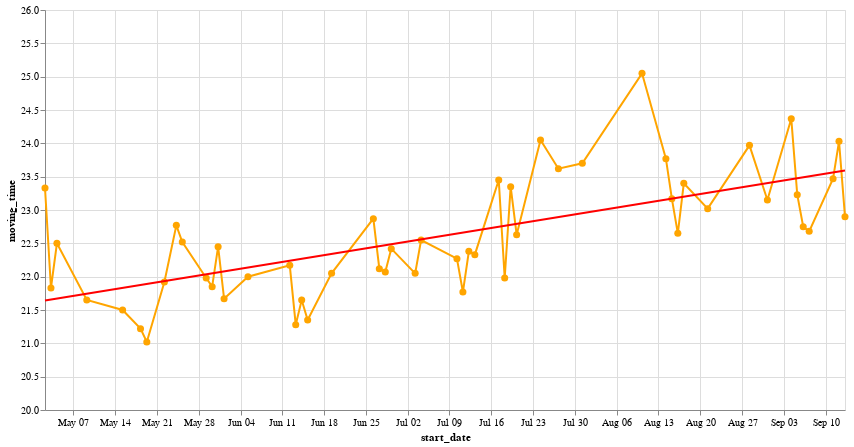

The code cell stored with this chart in its notebook:
### Code cell
chart2 = alt.Chart(dff).mark_line(color="orange", point={"filled": True, "size": 50, "color": "orange"}).encode(x=alt.X('start_date:T'), y=alt.Y('moving_time:Q', scale=alt.Scale(domain=[20, 26])), tooltip=['moving_time', alt.Tooltip('start_date:T')])
alt.layer(chart2, reg).properties(width=800, height=400)

### Figure 1 — Vega-Lite specification as saved in the notebook (floating-point values rounded to 4 significant figures)
{"config": {"view": {"continuousWidth": 400, "continuousHeight": 300}}, "layer": [{"mark": {"type": "line", "color": "orange", "point": {"filled": true, "size": 50, "color": "orange"}}, "encoding": {"tooltip": [{"field": "moving_time", "type": "quantitative"}, {"field": "start_date", "type": "temporal"}], "x": {"field": "start_date", "type": "temporal"}, "y": {"field": "moving_time", "scale": {"domain": [20, 26]}, "type": "quantitative"}}}, {"mark": {"type": "line", "color": "red"}, "encoding": {"color": {"condition": {"value": "green", "test": "(datum.moving_time > 22.61403846153846)"}, "value": "red"}, "tooltip": [{"field": "moving_time", "type": "quantitative"}, {"field": "start_date", "type": "temporal"}], "x": {"field": "start_date", "type": "temporal"}, "y": {"field": "moving_time", "scale": {"domain": [20, 26]}, "type": "quantitative"}}, "transform": [{"on": "start_date", "regression": "moving_time"}]}], "data": {"name": "data-63df192490d7432b0ccdcee84871611d"}, "height": 400, "width": 800, "$schema": "https://vega.github.io/schema/vega-lite/v4.17.0.json", "datasets": {"data-63df192490d7432b0ccdcee84871611d": [{"name": "Dpnk", "start_date": "2023-09-13T05:54:50Z", "distance": 8.79, "moving_time": 22.9, "elapsed_time": 22.9, "elev_gain": 119.5, "avg_speed": 23.03, "max_speed": 42.03}, {"name": "Dpnk", "start_date": "2023-09-12T05:53:44Z", "distance": 8.782, "moving_time": 24.03, "elapsed_time": 24.03, "elev_gain": 117.6, "avg_speed": 21.92, "max_speed": 44.05}, {"name": "Dpnk", "start_date": "2023-09-11T05:53:25Z", "distance": 8.816, "moving_time": 23.47, "elapsed_time": 23.47, "elev_gain": 117.6, "avg_speed": 22.54, "max_speed": 40.62}, {"name": "Dpnk", "start_date": "2023-09-07T05:55:30Z", "distance": 8.808, "moving_time": 22.68, "elapsed_time": 22.68, "elev_gain": 117.7, "avg_speed": 23.3, "max_speed": 47.32}, {"name": "Dpnk", "start_date": "2023-09-06T05:58:01Z", "distance": 8.815, "moving_time": 22.75, "elapsed_time": 22.75, "elev_gain": 118.0, "avg_speed": 23.25, "max_speed": 40.19}, {"name": "Dpnk", "start_date": "2023-09-05T05:56:56Z", "distance": 8.821, "moving_time": 23.23, "elapsed_time": 23.23, "elev_gain": 117.5, "avg_speed": 22.78, "max_speed": 39.13}, {"name": "Dpnk", "start_date": "2023-09-04T05:55:08Z", "distance": 8.815, "moving_time": 24.37, "elapsed_time": 24.37, "elev_gain": 117.7, "avg_speed": 21.71, "max_speed": 38.86}, {"name": "Dpnk", "start_date": "2023-08-31T05:57:18Z", "distance": 8.814, "moving_time": 23.15, "elapsed_time": 23.15, "elev_gain": 117.7, "avg_speed": 22.85, "max_speed": 41.26}, {"name": "Dpnk", "start_date": "2023-08-28T05:53:45Z", "distance": 8.813, "moving_time": 23.97, "elapsed_time": 23.97, "elev_gain": 117.8, "avg_speed": 22.06, "max_speed": 41.29}, {"name": "Dpnk", "start_date": "2023-08-21T05:58:14Z", "distance": 8.794, "moving_time": 23.02, "elapsed_time": 23.02, "elev_gain": 117.5, "avg_speed": 22.92, "max_speed": 43.75}, {"name": "Dpnk", "start_date": "2023-08-17T05:55:04Z", "distance": 8.807, "moving_time": 23.4, "elapsed_time": 23.72, "elev_gain": 117.4, "avg_speed": 22.58, "max_speed": 42.62}, {"name": "Dpnk", "start_date": "2023-08-16T05:53:08Z", "distance": 8.806, "moving_time": 22.65, "elapsed_time": 22.65, "elev_gain": 117.5, "avg_speed": 23.33, "max_speed": 42.01}, {"name": "Dpnk ", "start_date": "2023-08-15T05:54:38Z", "distance": 8.813, "moving_time": 23.17, "elapsed_time": 23.33, "elev_gain": 119.7, "avg_speed": 22.82, "max_speed": 48.76}, {"name": "Dpnk ", "start_date": "2023-08-14T05:57:14Z", "distance": 8.795, "moving_time": 23.77, "elapsed_time": 23.9, "elev_gain": 117.8, "avg_speed": 22.2, "max_speed": 48.89}, {"name": "Dpnk ", "start_date": "2023-08-10T05:55:47Z", "distance": 8.813, "moving_time": 25.05, "elapsed_time": 25.23, "elev_gain": 117.7, "avg_speed": 21.11, "max_speed": 40.15}, {"name": "Dpnk ", "start_date": "2023-07-31T05:54:07Z", "distance": 8.848, "moving_time": 23.7, "elapsed_time": 51.78, "elev_gain": 120.1, "avg_speed": 22.4, "max_speed": 38.92}, {"name": "Dpnk ", "start_date": "2023-07-27T05:50:32Z", "distance": 8.801, "moving_time": 23.62, "elapsed_time": 23.68, "elev_gain": 117.8, "avg_speed": 22.36, "max_speed": 43.99}, {"name": "Dpnk ", "start_date": "2023-07-24T05:54:09Z", "distance": 8.827, "moving_time": 24.05, "elapsed_time": 24.05, "elev_gain": 117.8, "avg_speed": 22.02, "max_speed": 41.94}, {"name": "Dpnk ", "start_date": "2023-07-20T05:56:30Z", "distance": 8.805, "moving_time": 22.63, "elapsed_time": 22.8, "elev_gain": 117.8, "avg_speed": 23.34, "max_speed": 52.44}, {"name": "Dpnk ", "start_date": "2023-07-19T05:53:46Z", "distance": 8.855, "moving_time": 23.35, "elapsed_time": 24.3, "elev_gain": 121.8, "avg_speed": 22.76, "max_speed": 46.13}, {"name": "Dpnk ", "start_date": "2023-07-18T05:54:52Z", "distance": 8.817, "moving_time": 21.98, "elapsed_time": 22.02, "elev_gain": 117.9, "avg_speed": 24.07, "max_speed": 54.18}, {"name": "Dpnk ", "start_date": "2023-07-17T05:56:15Z", "distance": 8.807, "moving_time": 23.45, "elapsed_time": 23.53, "elev_gain": 117.8, "avg_speed": 22.54, "max_speed": 43.29}, {"name": "Dpnk ", "start_date": "2023-07-13T05:53:07Z", "distance": 8.826, "moving_time": 22.33, "elapsed_time": 22.33, "elev_gain": 121.6, "avg_speed": 23.71, "max_speed": 41.92}, {"name": "Dpnk ", "start_date": "2023-07-12T05:52:00Z", "distance": 8.82, "moving_time": 22.38, "elapsed_time": 22.52, "elev_gain": 120.8, "avg_speed": 23.64, "max_speed": 40.49}, {"name": "Dpnk ", "start_date": "2023-07-11T05:54:27Z", "distance": 8.834, "moving_time": 21.77, "elapsed_time": 21.77, "elev_gain": 117.9, "avg_speed": 24.35, "max_speed": 43.16}, {"name": "Dpnk ", "start_date": "2023-07-10T05:55:24Z", "distance": 8.823, "moving_time": 22.27, "elapsed_time": 22.38, "elev_gain": 120.3, "avg_speed": 23.77, "max_speed": 40.92}, {"name": "Dpnk ", "start_date": "2023-07-04T05:52:15Z", "distance": 8.806, "moving_time": 22.55, "elapsed_time": 22.55, "elev_gain": 117.7, "avg_speed": 23.43, "max_speed": 42.22}, {"name": "Dpnk ", "start_date": "2023-07-03T05:56:48Z", "distance": 8.813, "moving_time": 22.05, "elapsed_time": 22.05, "elev_gain": 117.8, "avg_speed": 23.98, "max_speed": 40.98}, {"name": "Dpnk ", "start_date": "2023-06-29T05:53:36Z", "distance": 8.823, "moving_time": 22.42, "elapsed_time": 22.42, "elev_gain": 120.3, "avg_speed": 23.62, "max_speed": 51.99}, {"name": "Dpnk ", "start_date": "2023-06-28T05:52:54Z", "distance": 8.835, "moving_time": 22.07, "elapsed_time": 22.07, "elev_gain": 117.9, "avg_speed": 24.02, "max_speed": 41.98}, {"name": "Dpnk ", "start_date": "2023-06-27T05:53:15Z", "distance": 8.808, "moving_time": 22.12, "elapsed_time": 22.12, "elev_gain": 120.9, "avg_speed": 23.9, "max_speed": 45.27}, {"name": "Dpnk ", "start_date": "2023-06-26T05:52:35Z", "distance": 8.81, "moving_time": 22.87, "elapsed_time": 23.02, "elev_gain": 118.0, "avg_speed": 23.12, "max_speed": 45.48}, {"name": "Dpnk ", "start_date": "2023-06-19T05:53:30Z", "distance": 8.846, "moving_time": 22.05, "elapsed_time": 22.05, "elev_gain": 121.1, "avg_speed": 24.07, "max_speed": 41.86}, {"name": "Dpnk ", "start_date": "2023-06-15T05:48:04Z", "distance": 8.144, "moving_time": 21.35, "elapsed_time": 21.9, "elev_gain": 100.0, "avg_speed": 22.89, "max_speed": 38.3}, {"name": "Dpnk ", "start_date": "2023-06-14T05:51:09Z", "distance": 8.802, "moving_time": 21.65, "elapsed_time": 21.65, "elev_gain": 121.8, "avg_speed": 24.39, "max_speed": 44.66}, {"name": "Dpnk ", "start_date": "2023-06-13T05:49:15Z", "distance": 8.826, "moving_time": 21.28, "elapsed_time": 21.28, "elev_gain": 117.4, "avg_speed": 24.88, "max_speed": 45.6}, {"name": "Dpnk ", "start_date": "2023-06-12T05:51:20Z", "distance": 8.775, "moving_time": 22.17, "elapsed_time": 22.17, "elev_gain": 117.8, "avg_speed": 23.75, "max_speed": 40.64}, {"name": "Dpnk ", "start_date": "2023-06-05T05:53:23Z", "distance": 8.736, "moving_time": 22.0, "elapsed_time": 22.1, "elev_gain": 120.5, "avg_speed": 23.82, "max_speed": 43.3}, {"name": "Dpnk ", "start_date": "2023-06-01T05:49:42Z", "distance": 8.831, "moving_time": 21.67, "elapsed_time": 21.67, "elev_gain": 120.5, "avg_speed": 24.45, "max_speed": 41.85}, {"name": "Dpnk ", "start_date": "2023-05-31T05:51:27Z", "distance": 8.827, "moving_time": 22.45, "elapsed_time": 22.67, "elev_gain": 121.6, "avg_speed": 23.59, "max_speed": 45.43}, {"name": "Dpnk ", "start_date": "2023-05-30T05:53:19Z", "distance": 8.847, "moving_time": 21.85, "elapsed_time": 21.85, "elev_gain": 121.1, "avg_speed": 24.29, "max_speed": 41.1}, {"name": "Dpnk ", "start_date": "2023-05-29T05:55:34Z", "distance": 8.856, "moving_time": 21.98, "elapsed_time": 22.05, "elev_gain": 120.4, "avg_speed": 24.17, "max_speed": 41.86}, {"name": "Dpnk ", "start_date": "2023-05-25T05:53:41Z", "distance": 8.888, "moving_time": 22.52, "elapsed_time": 22.85, "elev_gain": 121.3, "avg_speed": 23.68, "max_speed": 43.2}, {"name": "Dpnk ", "start_date": "2023-05-24T05:54:52Z", "distance": 8.865, "moving_time": 22.77, "elapsed_time": 23.13, "elev_gain": 123.2, "avg_speed": 23.36, "max_speed": 43.57}, {"name": "Dpnk ", "start_date": "2023-05-22T05:53:16Z", "distance": 8.842, "moving_time": 21.92, "elapsed_time": 21.92, "elev_gain": 117.7, "avg_speed": 24.21, "max_speed": 40.23}, {"name": "Dpnk ", "start_date": "2023-05-19T07:12:22Z", "distance": 8.957, "moving_time": 21.02, "elapsed_time": 22.38, "elev_gain": 121.9, "avg_speed": 25.57, "max_speed": 45.65}, {"name": "Dpnk ", "start_date": "2023-05-18T05:53:32Z", "distance": 8.902, "moving_time": 21.22, "elapsed_time": 21.22, "elev_gain": 120.7, "avg_speed": 25.17, "max_speed": 50.87}, {"name": "Dpnk ", "start_date": "2023-05-15T05:53:21Z", "distance": 8.817, "moving_time": 21.5, "elapsed_time": 21.5, "elev_gain": 120.7, "avg_speed": 24.61, "max_speed": 42.57}, {"name": "Dpnk ", "start_date": "2023-05-09T05:53:59Z", "distance": 9.084, "moving_time": 21.65, "elapsed_time": 21.73, "elev_gain": 122.4, "avg_speed": 25.17, "max_speed": 42.98}, {"name": "Dpnk ", "start_date": "2023-05-04T05:52:50Z", "distance": 9.015, "moving_time": 22.5, "elapsed_time": 22.5, "elev_gain": 122.1, "avg_speed": 24.04, "max_speed": 42.19}, {"name": "Dpnk ", "start_date": "2023-05-03T05:52:15Z", "distance": 9.014, "moving_time": 21.83, "elapsed_time": 21.83, "elev_gain": 122.4, "avg_speed": 24.77, "max_speed": 47.56}, {"name": "Dpnk ", "start_date": "2023-05-02T05:55:12Z", "distance": 9.068, "moving_time": 23.33, "elapsed_time": 24.92, "elev_gain": 121.8, "avg_speed": 23.32, "max_speed": 45.73}]}}
